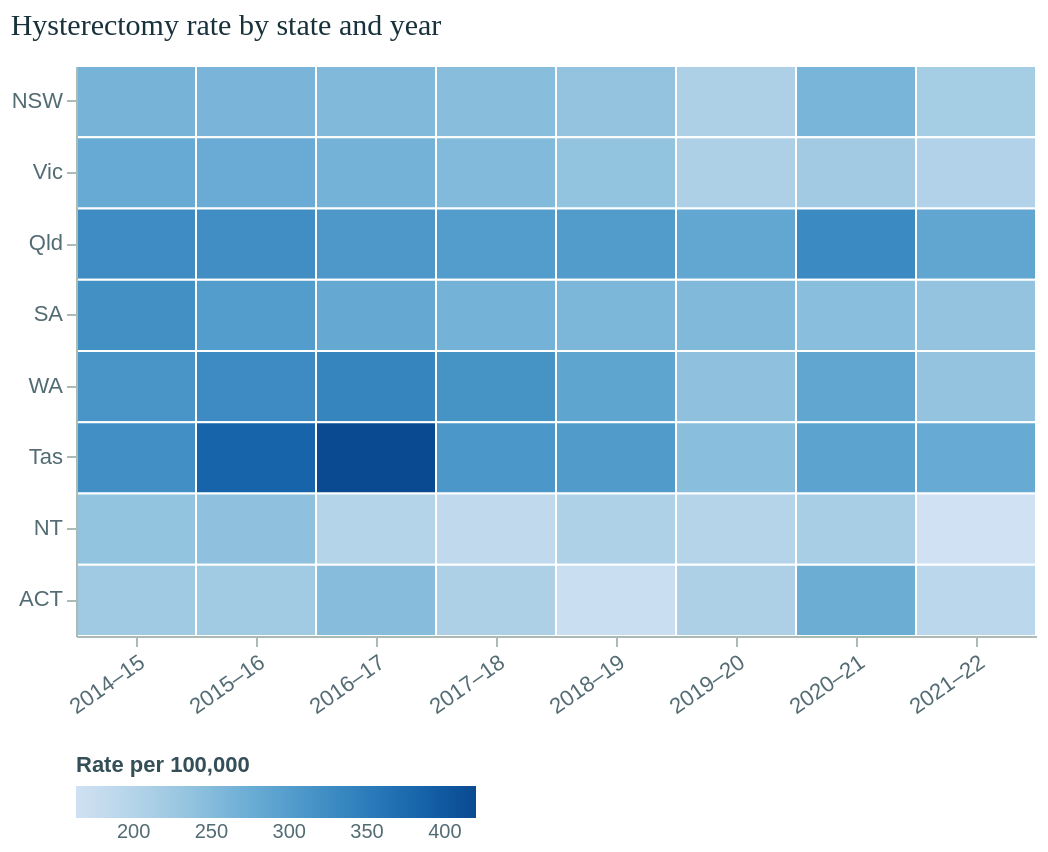

Specify this chart in Vega-Lite:
### Vega-Lite specification from a JSON file in a GitHub repository (floating-point values rounded to 4 significant figures)
{"$schema": "https://vega.github.io/schema/vega-lite/v5.json", "config": {"background": "transparent", "font": "Arial, sans-serif", "title": {"font": "Georgia, serif", "fontSize": 15, "fontWeight": 500, "color": "#18313b", "anchor": "start", "offset": 12}, "axis": {"labelColor": "#536b73", "titleColor": "#344f58", "gridColor": "#edf1ef", "domainColor": "#aabbb6", "tickColor": "#aabbb6", "labelFontSize": 11, "titleFontSize": 11, "labelLimit": 150}, "legend": {"labelColor": "#536b73", "titleColor": "#344f58", "labelFontSize": 10, "titleFontSize": 11}, "view": {"stroke": null}}, "description": "Women’s health hospital data supplied for FIT3179 Data Visualisation 2.", "title": "Hysterectomy rate by state and year", "data": {"values": [{"state": "NSW", "year": "2014–15", "rate": 264.0, "count": 8044.0}, {"state": "Vic", "year": "2014–15", "rate": 279.0, "count": 6744.0}, {"state": "Qld", "year": "2014–15", "rate": 326.0, "count": 6187.0}, {"state": "SA", "year": "2014–15", "rate": 320.0, "count": 2223.0}, {"state": "WA", "year": "2014–15", "rate": 312.0, "count": 3111.0}, {"state": "Tas", "year": "2014–15", "rate": 321.0, "count": 673.0}, {"state": "NT", "year": "2014–15", "rate": 237.0, "count": 211.0}, {"state": "ACT", "year": "2014–15", "rate": 223.0, "count": 337.0}, {"state": "NSW", "year": "2015–16", "rate": 260.0, "count": 8003.0}, {"state": "Vic", "year": "2015–16", "rate": 277.0, "count": 6804.0}, {"state": "Qld", "year": "2015–16", "rate": 324.0, "count": 6225.0}, {"state": "SA", "year": "2015–16", "rate": 301.0, "count": 2102.0}, {"state": "WA", "year": "2015–16", "rate": 328.0, "count": 3298.0}, {"state": "Tas", "year": "2015–16", "rate": 383.0, "count": 788.0}, {"state": "NT", "year": "2015–16", "rate": 240.0, "count": 215.0}, {"state": "ACT", "year": "2015–16", "rate": 222.0, "count": 346.0}, {"state": "NSW", "year": "2016–17", "rate": 254.0, "count": 7915.0}, {"state": "Vic", "year": "2016–17", "rate": 266.0, "count": 6664.0}, {"state": "Qld", "year": "2016–17", "rate": 308.0, "count": 5998.0}, {"state": "SA", "year": "2016–17", "rate": 281.0, "count": 1989.0}, {"state": "WA", "year": "2016–17", "rate": 337.0, "count": 3418.0}, {"state": "Tas", "year": "2016–17", "rate": 420.0, "count": 871.0}, {"state": "NT", "year": "2016–17", "rate": 200.0, "count": 176.0}, {"state": "ACT", "year": "2016–17", "rate": 248.0, "count": 391.0}, {"state": "NSW", "year": "2017–18", "rate": 247.0, "count": 7774.0}, {"state": "Vic", "year": "2017–18", "rate": 252.0, "count": 6414.0}, {"state": "Qld", "year": "2017–18", "rate": 301.0, "count": 5979.0}, {"state": "SA", "year": "2017–18", "rate": 266.0, "count": 1885.0}, {"state": "WA", "year": "2017–18", "rate": 316.0, "count": 3251.0}, {"state": "Tas", "year": "2017–18", "rate": 309.0, "count": 657.0}, {"state": "NT", "year": "2017–18", "rate": 185.0, "count": 162.0}, {"state": "ACT", "year": "2017–18", "rate": 208.0, "count": 336.0}, {"state": "NSW", "year": "2018–19", "rate": 236.0, "count": 7517.0}, {"state": "Vic", "year": "2018–19", "rate": 237.0, "count": 6169.0}, {"state": "Qld", "year": "2018–19", "rate": 302.0, "count": 6064.0}, {"state": "SA", "year": "2018–19", "rate": 258.0, "count": 1855.0}, {"state": "WA", "year": "2018–19", "rate": 288.0, "count": 3009.0}, {"state": "Tas", "year": "2018–19", "rate": 303.0, "count": 641.0}, {"state": "NT", "year": "2018–19", "rate": 207.0, "count": 190.0}, {"state": "ACT", "year": "2018–19", "rate": 172.0, "count": 287.0}, {"state": "NSW", "year": "2019–20", "rate": 208.0, "count": 6694.0}, {"state": "Vic", "year": "2019–20", "rate": 209.0, "count": 5493.0}, {"state": "Qld", "year": "2019–20", "rate": 285.0, "count": 5815.0}, {"state": "SA", "year": "2019–20", "rate": 254.0, "count": 1845.0}, {"state": "WA", "year": "2019–20", "rate": 240.0, "count": 2552.0}, {"state": "Tas", "year": "2019–20", "rate": 245.0, "count": 524.0}, {"state": "NT", "year": "2019–20", "rate": 198.0, "count": 181.0}, {"state": "ACT", "year": "2019–20", "rate": 209.0, "count": 356.0}, {"state": "NSW", "year": "2020–21", "rate": 261.0, "count": 8447.0}, {"state": "Vic", "year": "2020–21", "rate": 221.0, "count": 5931.0}, {"state": "Qld", "year": "2020–21", "rate": 330.0, "count": 6805.0}, {"state": "SA", "year": "2020–21", "rate": 246.0, "count": 1775.0}, {"state": "WA", "year": "2020–21", "rate": 286.0, "count": 3112.0}, {"state": "Tas", "year": "2020–21", "rate": 290.0, "count": 641.0}, {"state": "NT", "year": "2020–21", "rate": 215.0, "count": 201.0}, {"state": "ACT", "year": "2020–21", "rate": 274.0, "count": 477.0}, {"state": "NSW", "year": "2021–22", "rate": 217.0, "count": 7059.0}, {"state": "Vic", "year": "2021–22", "rate": 204.0, "count": 5447.0}, {"state": "Qld", "year": "2021–22", "rate": 286.0, "count": 5997.0}, {"state": "SA", "year": "2021–22", "rate": 236.0, "count": 1747.0}, {"state": "WA", "year": "2021–22", "rate": 236.0, "count": 2636.0}, {"state": "Tas", "year": "2021–22", "rate": 279.0, "count": 616.0}, {"state": "NT", "year": "2021–22", "rate": 163.0, "count": 153.0}, {"state": "ACT", "year": "2021–22", "rate": 192.0, "count": 341.0}]}, "width": 480, "height": 285, "mark": {"type": "rect", "stroke": "#ffffff", "strokeWidth": 1}, "encoding": {"x": {"field": "year", "type": "ordinal", "sort": ["2014–15", "2015–16", "2016–17", "2017–18", "2018–19", "2019–20", "2020–21", "2021–22"], "title": null, "axis": {"labelAngle": -35}}, "y": {"field": "state", "type": "ordinal", "sort": ["NSW", "Vic", "Qld", "SA", "WA", "Tas", "NT", "ACT"], "title": null}, "color": {"field": "rate", "type": "quantitative", "title": "Rate per 100,000", "scale": {"scheme": "blues"}, "legend": {"orient": "bottom"}}, "tooltip": [{"field": "state", "type": "nominal", "title": "State"}, {"field": "year", "type": "ordinal", "title": "Year"}, {"field": "rate", "type": "quantitative", "title": "Rate per 100,000", "format": ".0f"}, {"field": "count", "type": "quantitative", "title": "Hospitalisations", "format": ","}]}}
